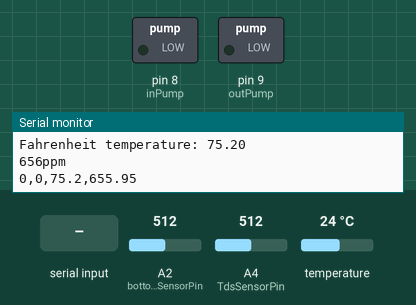
Recording of a sketch running on a simulated Arduino Uno, built with avr-gcc and run on an emulated ATmega328P. Shown: switched loads named in the sketch (green lamp = pin HIGH), the last lines printed to the serial monitor. The test bench sets the inputs (shaded band); at power-on: A2 (bottomWaterLevelSensorPin) = 512, A4 (TdsSensorPin) = 512, temperature 24 °C.

Above: at 3.7 s.
3.8 s: "1\n" received over the second serial link
At 27.8 s:
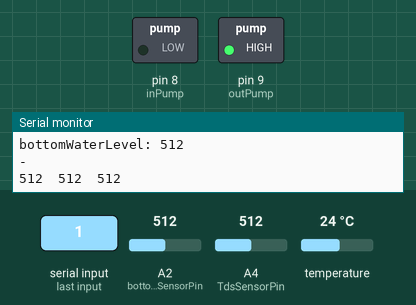
Timing chart, 0 to 28.1 s (numbered marks = the images above; inputs shaded):
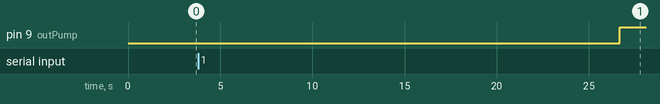

The sketch:

Peesam_pond_system.ino
```cpp
/*
  TdsSensorPin = A4, topWaterLevelSensorPin = A1, bottomWaterLevelSensorPin = A2
  Temp = 4, nodeSerial(5, 6)
  inPump = 8, outPump = 9,
*/

#include <SoftwareSerial.h>

#include <EEPROM.h>  // For Tds Sensor
#include "GravityTDS.h"

#include <OneWire.h>
#include <DallasTemperature.h>

// Data wire is connected to the Arduino digital pin 4
#define ONE_WIRE_BUS 4

// Setup a oneWire instance to communicate with any OneWire devices
OneWire oneWire(ONE_WIRE_BUS);

// Pass our oneWire reference to Dallas Temperature sensor
DallasTemperature sensors(&oneWire);
float temperature;

SoftwareSerial nodeSerial(5, 6);

#define TdsSensorPin A4
GravityTDS gravityTds;
float tdsTemperature = 25, tdsValue = 0, toxicTdsVal = 450.0;

unsigned long int avgValue;  //Store the average value of the sensor feedback
int temp, tdsToxicCount = 0, temperatureToxicCount = 0;

const int inPump = 8;
const int outPump = 9;

bool keepPumpingIn = false, keepPumpingOut = false;

int topWaterLevelSensorPin = A1, bottomWaterLevelSensorPin = A2;

void setup() {
  Serial.begin(115200);
  nodeSerial.begin(9600);

  sensors.begin();
  gravityTds.setPin(TdsSensorPin);
  gravityTds.setAref(5.0);       //reference voltage on ADC, default 5.0V on Arduino UNO
  gravityTds.setAdcRange(1024);  //1024 for 10bit ADC;4096 for 12bit ADC
  gravityTds.begin();            //initialization
  delay(2000);

  // locate devices on the bus
  Serial.print(F("Found: "));
  Serial.print(sensors.getDeviceCount(), DEC);
  Serial.println(F(" Devices."));

  pinMode(inPump, OUTPUT);
  pinMode(outPump, OUTPUT);

  digitalWrite(inPump, LOW);
  digitalWrite(outPump, LOW);

  delay(500);
}

void loop() {
  Serial.println(F("Running . . ."));
  checkIfCommandReceived();
  monitorTemperature();
  measureTds();
  sendDataToNode();
  delay(5000);
}

void checkIfCommandReceived() {
  if (nodeSerial.available() > 0) {
    String data = nodeSerial.readStringUntil('\n');  // Read the data until newline character '\n'

    Serial.print("Received data: ");
    Serial.println(data);

    String commandString = "CW";
    const char *commandArray = commandString.c_str();

    if (strstr(data.c_str(), commandArray) != NULL) {
      Serial.println("Change water command received");
      startPumpingProcedure();
    } else {
      Serial.println("Invalid command received");
    }
  }
}

void sendDataToNode() {
  String data = String(keepPumpingIn) + "," + String(keepPumpingOut) + "," + String(temperature, 1) + "," + String(tdsValue);
  Serial.println(data);
  nodeSerial.println(data);
}

void startPumpingProcedure() {
  pumpOut();
}

void measureTds() {
  gravityTds.setTemperature(temperature);  // set the temperature and execute temperature compensation
  gravityTds.update();                     //sample and calculate
  tdsValue = gravityTds.getTdsValue();     // then get the value
  Serial.print(tdsValue, 0);
  Serial.println("ppm");

  if (tdsValue > toxicTdsVal) {
    tdsToxicCount++;
    if (tdsToxicCount >= 5) {
      Serial.println("Too much dissolved solids in the water");
      startPumpingProcedure();
    }
  } else {
    tdsToxicCount = 0;
    Serial.print("-");
  }
}

void monitorTemperature() {
  sensors.requestTemperatures();
  temperature = sensors.getTempFByIndex(0);
  Serial.print(F("Fahrenheit temperature: "));
  Serial.println(temperature);

  if (temperature < 65.0) {
    temperatureToxicCount++;
    if (temperatureToxicCount >= 5) {
      Serial.println(F("Temperature is too low"));
    }
  } else if (temperature > 85.0) {
    temperatureToxicCount++;
    if (temperatureToxicCount >= 5) {
      Serial.println(F("Temperature is too high"));
    }
  } else {
    temperatureToxicCount = 0;
  }
  delay(50);
}

void pumpIn() {
  keepPumpingIn = true;
  sendDataToNode();
  Serial.println(F("Pumping in now"));
  digitalWrite(inPump, HIGH);
  monitorInPumpFlow();
}

void stopPumpIn() {
  keepPumpingIn = false;
  sendDataToNode();
  digitalWrite(inPump, LOW);
  tdsToxicCount = 0;
  Serial.println(F("Pumping in DONE, all values reset"));
}

void pumpOut() {
  keepPumpingOut = true;
  sendDataToNode();
  Serial.println(F("Pumping out"));
  digitalWrite(outPump, HIGH);
  monitorOutPumpFlow();
}

void stopPumpOut() {
  keepPumpingOut = false;
  sendDataToNode();
  digitalWrite(outPump, LOW);
  Serial.println(F("Pumping out DONE"));
}

void monitorInPumpFlow() {
  while (keepPumpingIn == true) {
    digitalWrite(inPump, HIGH);
    int topWaterLevel = 0;
    for (int i = 0; i < 5; i++) {
      int topWaterLevelValue = analogRead(topWaterLevelSensorPin);
      Serial.print(String(topWaterLevelValue) + "\t");
      topWaterLevel += topWaterLevelValue;
      delay(50);
    }
    topWaterLevel = topWaterLevel / 5;
    Serial.println("\topWaterLevel: " + String(topWaterLevel));

    if (topWaterLevel <= 500) {
      Serial.println("\nStop pumping in");
      keepPumpingIn = false;
      break;
    } else {
    }
  }
  stopPumpIn();
}

void monitorOutPumpFlow() {
  while (keepPumpingOut == true) {
    digitalWrite(outPump, HIGH);
    int bottomWaterLevel = 0;
    for (int i = 0; i < 3; i++) {
      int bottomWaterLevelValue = analogRead(bottomWaterLevelSensorPin);
      Serial.print(String(bottomWaterLevelValue) + "\t");
      bottomWaterLevel += bottomWaterLevelValue;
      delay(50);
    }
    bottomWaterLevel = bottomWaterLevel / 3;
    Serial.println("\nbottomWaterLevel: " + String(bottomWaterLevel));

    if (bottomWaterLevel >= 1000) {
      Serial.print("Water at minimum level");
      keepPumpingOut = false;
      break;
    } else {
      Serial.println("- ");
    }
  }
  nodeSerial.flush();
  sendDataToNode();
  stopPumpOut();
  pumpIn();
}
```
